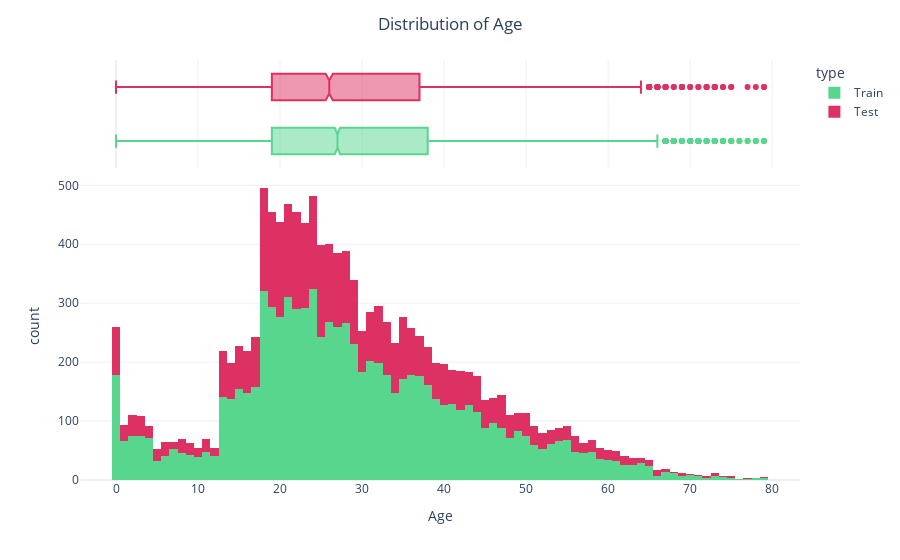

This figure's notebook cell:
### Markdown cell above
### Distribution of Age

### Code cell
train_age = train.copy()
test_age = test.copy()
train_age["type"] = "Train"
test_age["type"] = "Test"
ageDf = pd.concat([train_age, test_age])

fig = px.histogram(data_frame=ageDf, 
                   x="Age",
                   color= "type",
                   color_discrete_sequence=['#58D68D','#DE3163'],
                   marginal="box",
                   nbins= 100,
                   template="plotly_white"
                )
fig.update_layout(title = "Distribution of Age" , title_x = 0.5)
fig.show()

### Figure 1 — Plotly figure (JSON) as saved in the notebook; plotly's stock layout.template omitted (floating-point values rounded to 4 significant figures; data arrays with more than 128 entries replaced by an {"elided": "..."} marker saying what was removed)
{"data": [{"alignmentgroup": "True", "bingroup": "x", "hovertemplate": "type=Train<br>Age=%{x}<br>count=%{y}<extra></extra>", "legendgroup": "Train", "marker": {"color": "#58D68D", "pattern": {"shape": ""}}, "name": "Train", "nbinsx": 100, "offsetgroup": "Train", "orientation": "v", "showlegend": true, "type": "histogram", "x": {"elided": "8693 int values"}, "xaxis": "x", "yaxis": "y"}, {"alignmentgroup": "True", "hovertemplate": "type=Train<br>Age=%{x}<extra></extra>", "legendgroup": "Train", "marker": {"color": "#58D68D"}, "name": "Train", "notched": true, "offsetgroup": "Train", "showlegend": false, "type": "box", "x": {"elided": "8693 int values"}, "xaxis": "x2", "yaxis": "y2"}, {"alignmentgroup": "True", "bingroup": "x", "hovertemplate": "type=Test<br>Age=%{x}<br>count=%{y}<extra></extra>", "legendgroup": "Test", "marker": {"color": "#DE3163", "pattern": {"shape": ""}}, "name": "Test", "nbinsx": 100, "offsetgroup": "Test", "orientation": "v", "showlegend": true, "type": "histogram", "x": {"elided": "4277 int values"}, "xaxis": "x", "yaxis": "y"}, {"alignmentgroup": "True", "hovertemplate": "type=Test<br>Age=%{x}<extra></extra>", "legendgroup": "Test", "marker": {"color": "#DE3163"}, "name": "Test", "notched": true, "offsetgroup": "Test", "showlegend": false, "type": "box", "x": {"elided": "4277 int values"}, "xaxis": "x2", "yaxis": "y2"}], "layout": {"barmode": "relative", "legend": {"title": {"text": "type"}, "tracegroupgap": 0}, "margin": {"t": 60}, "title": {"text": "Distribution of Age", "x": 0.5}, "xaxis": {"anchor": "y", "domain": [0, 1], "title": {"text": "Age"}}, "xaxis2": {"anchor": "y2", "domain": [0, 1], "matches": "x", "showgrid": true, "showticklabels": false}, "yaxis": {"anchor": "x", "domain": [0, 0.7326], "title": {"text": "count"}}, "yaxis2": {"anchor": "x2", "domain": [0.7426, 1], "matches": "y2", "showgrid": false, "showline": false, "showticklabels": false, "ticks": ""}}}
